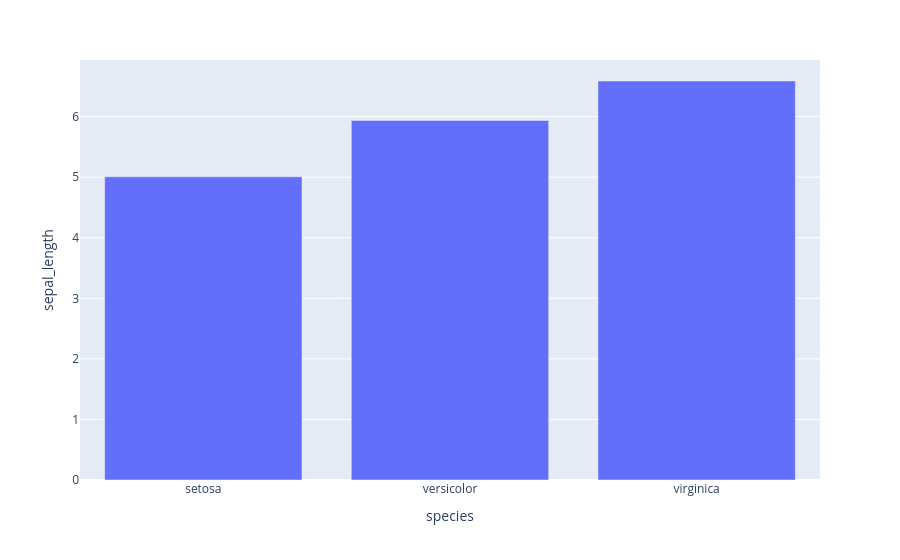

Notebook code cell kept with this figure:
### Code cell
fig3 = px.bar(df_bar, x='species', y='sepal_length')
fig3.show()

# save the plot
fig3.write_image('./outputs/fig3.png', scale=3)

### Figure 1 — Plotly figure (JSON) as saved in the notebook; plotly's stock layout.template omitted (floating-point values rounded to 4 significant figures)
{"data": [{"hovertemplate": "species=%{x}<br>sepal_length=%{y}<extra></extra>", "legendgroup": "", "marker": {"color": "#636efa", "pattern": {"shape": ""}}, "name": "", "orientation": "v", "showlegend": false, "textposition": "auto", "type": "bar", "x": ["setosa", "versicolor", "virginica"], "xaxis": "x", "y": [5.006, 5.936, 6.588], "yaxis": "y"}], "layout": {"barmode": "relative", "legend": {"tracegroupgap": 0}, "margin": {"t": 60}, "xaxis": {"anchor": "y", "domain": [0, 1], "title": {"text": "species"}}, "yaxis": {"anchor": "x", "domain": [0, 1], "title": {"text": "sepal_length"}}}}
